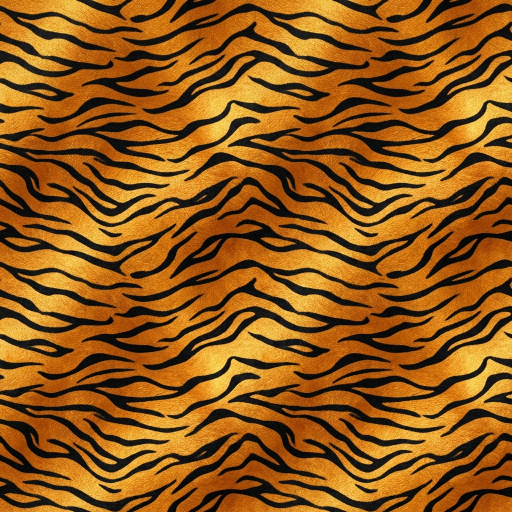
#> input picture images/tiger-bg.png, 1024 x 1024 px, found by its file name (shown at 1/2 size); its folder holds only this picture in this run
$ python optimize_images.py
#> lines starting #> are read from the running program, lines starting #| are printed output that depends on the picture
import os
from PIL import Image

def optimize_image(filepath):
#> called with filepath = 'public/images/tiger-bg.png'
    try:
        if not filepath.endswith('.png'): return

        img = Image.open(filepath)
#> img is the input picture: PIL image 1024x1024 RGB; mean R, G, B 143.9, 88, 24.5

        # Calculate new size maintaining aspect ratio
        max_size = (800, 800)
        img.thumbnail(max_size, Image.Resampling.LANCZOS)
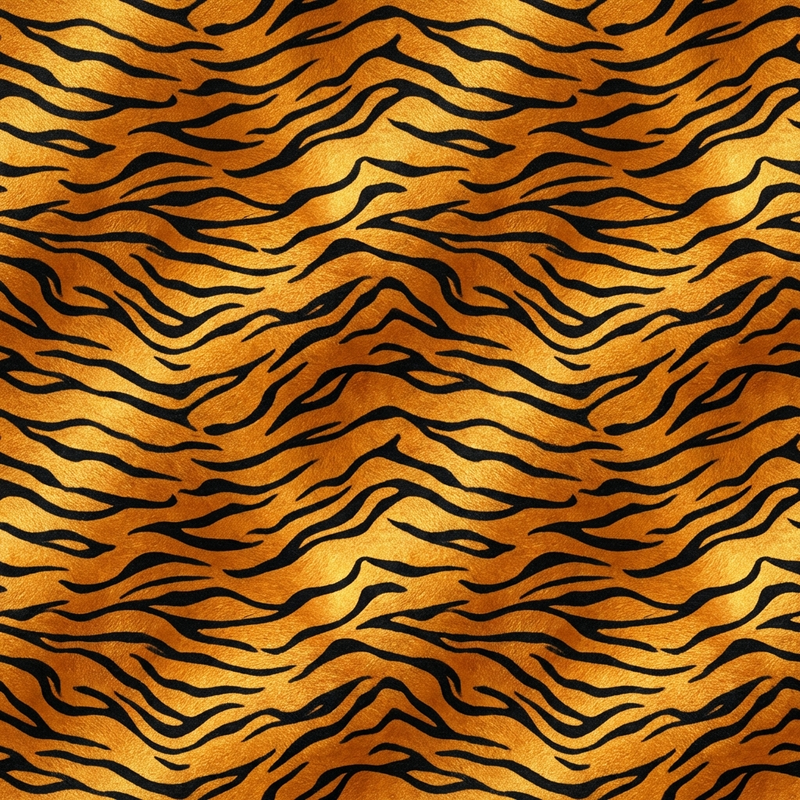
#> img: PIL image 800x800 RGB; mean R, G, B 143.8, 88, 24.7

        # Save as WebP
        new_filepath = filepath.rsplit('.', 1)[0] + '.webp'
        img.save(new_filepath, 'WEBP', quality=80)

        print(f"Optimized {filepath} -> {new_filepath}")

    except Exception as e:
        print(f"Error optimizing {filepath}: {e}")

# Optimize images in public/images
images_dir = 'public/images'
if os.path.exists(images_dir):
    for filename in os.listdir(images_dir):
        optimize_image(os.path.join(images_dir, filename))

# Optimize logo
logo_path = 'public/lobster-chef-v2.png'
if os.path.exists(logo_path):
    optimize_image(logo_path)
